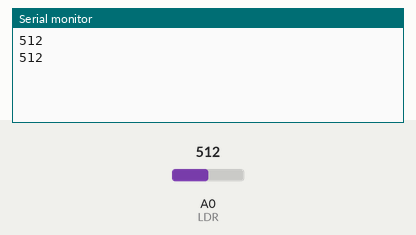
Simulated run of this sketch. Board: Arduino Uno, built with avr-gcc and run on an emulated ATmega328P. Parts: the last lines printed to the serial monitor. Inputs (shaded band) come from the test bench; at power-on: A0 (LDR) = 512.

Above: at 1.8 s.
1.9 s: A0 (LDR) set to 716
At 2.8 s:
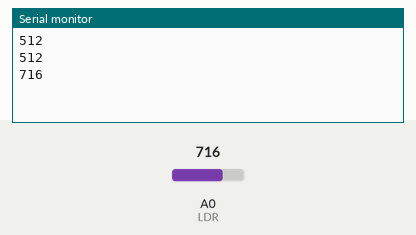
3.4 s: A0 (LDR) set to 900
At 4.8 s:
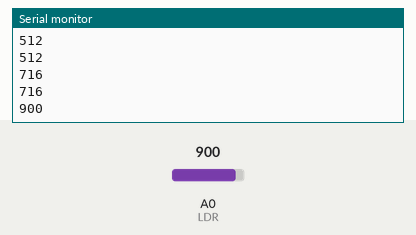
Timing chart, 0 to 6.4 s (numbered marks = the images above; inputs shaded):
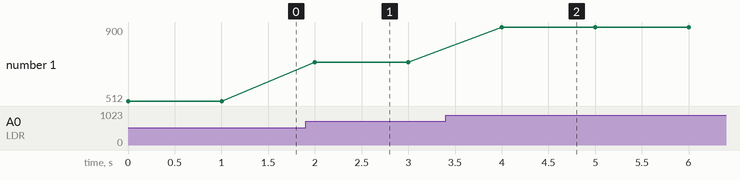

The sketch:

LDR.ino
```cpp
// cursus microprocessoren
// Riekus .Bennink
#include <arduino.h>
#define LDR A0

int waardeLDR;

void setup() {
  Serial.begin(9600);
}


void loop() {
   waardeLDR= analogRead(LDR);
   Serial.println(waardeLDR);
   delay(1000);
}
```

Measured:
- after the input at 1.9 s, the serial monitor: prints a new line after 0.10 s (image 1)
- after the input at 3.4 s, the serial monitor: prints a new line after 0.60 s (image 2)
- plotted number 1: 512 → 716 after the input at 1.9 s, 716 → 900 after the input at 3.4 s
